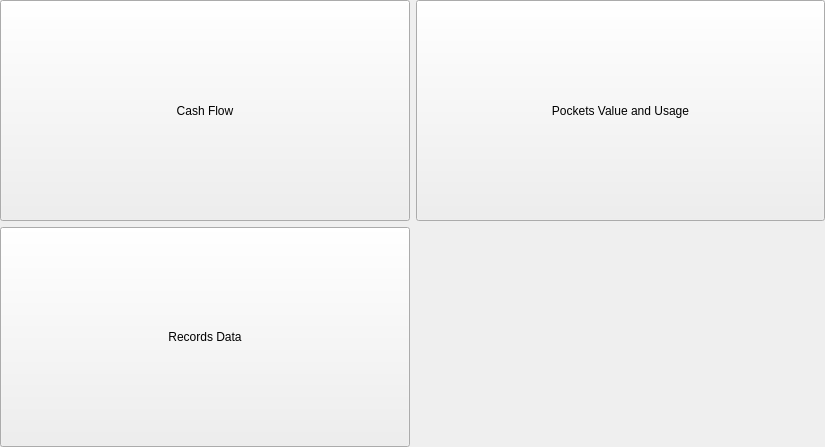
<?xml version="1.0" encoding="UTF-8"?>
<ui version="4.0">
 <class>StatisticsSelectionWidget</class>
 <widget class="QWidget" name="StatisticsSelectionWidget">
  <property name="geometry">
   <rect>
    <x>0</x>
    <y>0</y>
    <width>825</width>
    <height>447</height>
   </rect>
  </property>
  <property name="windowTitle">
   <string>Form</string>
  </property>
  <layout class="QGridLayout" name="gridLayout">
   <property name="leftMargin">
    <number>0</number>
   </property>
   <property name="topMargin">
    <number>0</number>
   </property>
   <property name="rightMargin">
    <number>0</number>
   </property>
   <property name="bottomMargin">
    <number>0</number>
   </property>
   <item row="0" column="0">
    <widget class="QPushButton" name="m_cashFlow_btn">
     <property name="sizePolicy">
      <sizepolicy hsizetype="Minimum" vsizetype="Minimum">
       <horstretch>0</horstretch>
       <verstretch>0</verstretch>
      </sizepolicy>
     </property>
     <property name="text">
      <string>Cash Flow</string>
     </property>
    </widget>
   </item>
   <item row="0" column="1">
    <widget class="QPushButton" name="m_pocketValueAndUsage_btn">
     <property name="sizePolicy">
      <sizepolicy hsizetype="Minimum" vsizetype="Minimum">
       <horstretch>0</horstretch>
       <verstretch>0</verstretch>
      </sizepolicy>
     </property>
     <property name="text">
      <string>Pockets Value and Usage</string>
     </property>
    </widget>
   </item>
   <item row="1" column="0">
    <widget class="QPushButton" name="m_recordsData_btn">
     <property name="sizePolicy">
      <sizepolicy hsizetype="Minimum" vsizetype="Minimum">
       <horstretch>0</horstretch>
       <verstretch>0</verstretch>
      </sizepolicy>
     </property>
     <property name="text">
      <string>Records Data</string>
     </property>
    </widget>
   </item>
  </layout>
 </widget>
 <resources/>
 <connections/>
</ui>
